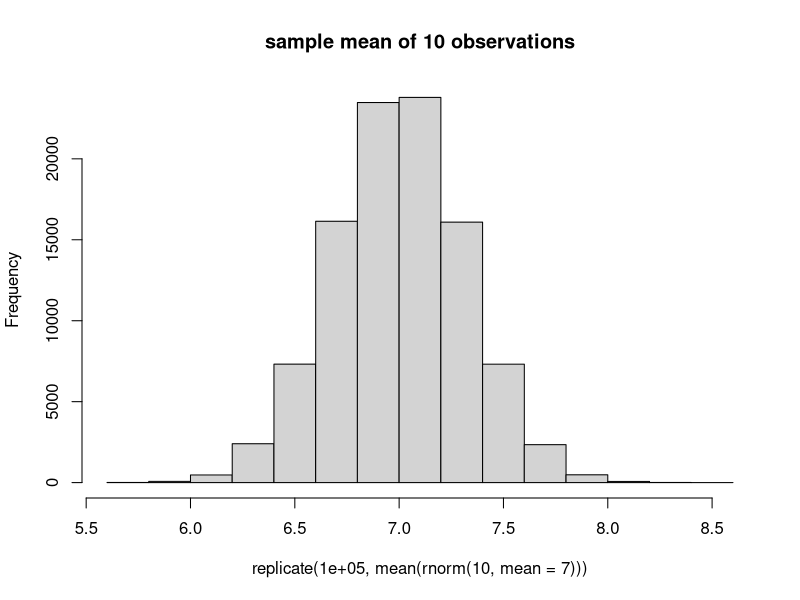

Recreate this plot in R. (Note: this script raises an error after producing the figure.)
## ---- chunk 1
mean(rnorm(10))
mean(rnorm(10))
mean(rnorm(10))
## ---- chunk 2
xbar <- replicate(5, mean(rnorm(10,mean=7)))
xbar
## ---- chunk 3
hist(replicate(1e5, mean(rnorm(10,mean=7))),main="sample mean of 10 observations")
## ---- chunk 4
kiwi <-  c(0.57, 1.02, 0.87, 1.21, 0.69, 0.99, 1.09, 0.59,  
           0.96, 0.51, 1.36, 1.07, 0.55, 0.87, 1.24, 0.91, 
           1.22, 1.01, 1.07, 0.81, 0.98, 1.03, 0.99, 1.17, 
           1.07, 1.18, 0.95, 1, 0.9, 1.06)
## ---- chunk 5
mean(kiwi)
## ---- chunk 6
sd(kiwi)
## ---- chunk 7
SEM <- sigma/sqrt(30)
SEM
## ---- chunk 8
lower_limit <- qnorm(0.025,mean(kiwi),SEM)
upper_limit <- qnorm(0.975,mean(kiwi),SEM)
c(lower_limit,upper_limit)
## ---- chunk 9
qnorm(c(0.005,0.995),mean(kiwi),SEM)
